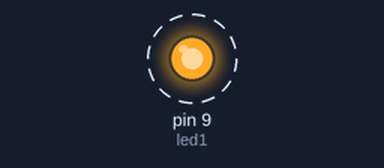
Bench run of a sketch on a simulated Arduino Uno, built with avr-gcc and run on an emulated ATmega328P. Parts: output pins drawn as LEDs (lit = HIGH). Dashed ring = blinking.

Above: at 0.3 s.
Timing chart, 0 to 3.5 s (numbered marks = the images above):
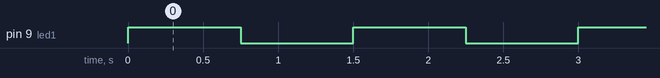

Measured:
- by itself, pin 9 (led1): alternates HIGH for 0.75 s and LOW for 0.75 s

The sketch:

LAB4.2.ino
```cpp
int led1 = 9;

void setup() {
  // put your setup code here, to run once:
  Serial.begin(9600);
  pinMode(led1, OUTPUT);
}

void loop() {
  // put your main code here, to run repeatedly:
  digitalWrite(led1, HIGH);
  delay(750);
  digitalWrite(led1, LOW);
  delay(750);
}
```
